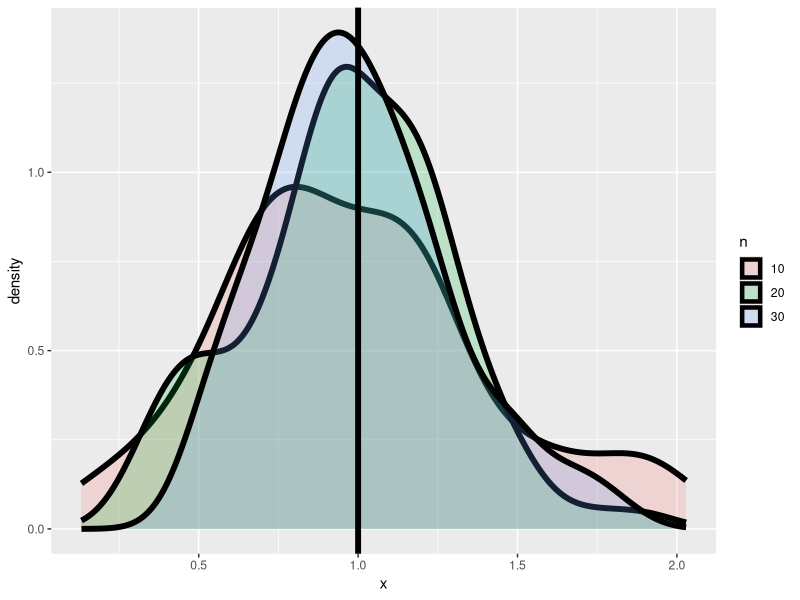

The R source for this figure:
library(ggplot2)
nosim <- 100
dat <- data.frame(
    x = c(apply(matrix(rnorm(nosim * 10), nosim), 1, var),
          apply(matrix(rnorm(nosim * 20), nosim), 1, var),
          apply(matrix(rnorm(nosim * 30), nosim), 1, var)),
    n = factor(rep(c("10", "20", "30"), c(nosim, nosim, nosim))) 
)
g <- ggplot(dat, aes(x = x, fill = n)) + geom_density(size = 2, alpha = .2) + geom_vline(xintercept = 1, size = 2) 
print(g)